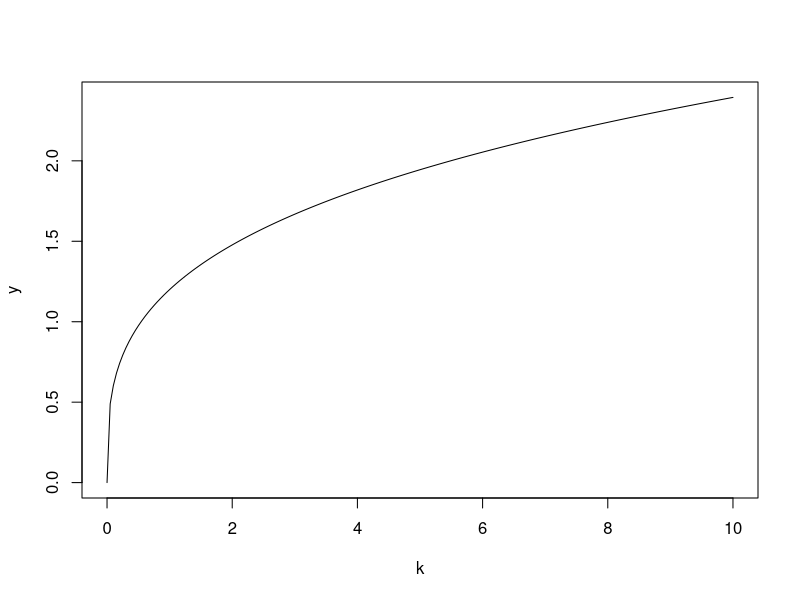

Here is the R script that generated this plot:
## ---- chunk 1
project_name = 'linear-economic-dynamics'
## ---- chunk 2
10 * 3
## ---- chunk 3
# 01_cobbdouglas_plot.R

A = 1.2
alpha = 0.3
cobbdouglas = function(k) {
  return(A * k ^ alpha)
}

k = seq(0, 10, length.out=200)
y = cobbdouglas(k)
plot(k, y, type='l')
## ---- chunk 4
library(tidyverse)
## ---- chunk 5
x = c(1, 2, 3)
y = c('a', 'b', 'c')
z = c(TRUE, TRUE, FALSE)

(df = data.frame(x = x, y = y, z = z))
## ---- chunk 6
(tbl = tibble(x = x, y = y, z = z))
## ---- chunk 7
"a" < "b"
## ---- chunk 8
df$y[1] < df$y[2]
